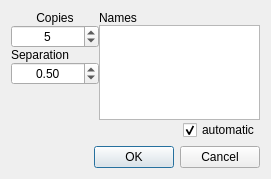
<?xml version="1.0" encoding="UTF-8"?>
<ui version="4.0">
 <class>Wizard</class>
 <widget class="QDialog" name="Wizard">
  <property name="windowModality">
   <enum>Qt::WindowModal</enum>
  </property>
  <property name="geometry">
   <rect>
    <x>0</x>
    <y>0</y>
    <width>271</width>
    <height>179</height>
   </rect>
  </property>
  <property name="sizePolicy">
   <sizepolicy hsizetype="Maximum" vsizetype="Maximum">
    <horstretch>0</horstretch>
    <verstretch>0</verstretch>
   </sizepolicy>
  </property>
  <property name="windowTitle">
   <string>Multiple copies</string>
  </property>
  <layout class="QVBoxLayout" name="verticalLayout_2">
   <item>
    <layout class="QHBoxLayout" name="horizontalLayout_2">
     <property name="spacing">
      <number>0</number>
     </property>
     <property name="rightMargin">
      <number>0</number>
     </property>
     <item>
      <layout class="QVBoxLayout" name="verticalLayout">
       <property name="spacing">
        <number>0</number>
       </property>
       <item>
        <widget class="QLabel" name="lbl_terms">
         <property name="sizePolicy">
          <sizepolicy hsizetype="Preferred" vsizetype="Fixed">
           <horstretch>0</horstretch>
           <verstretch>0</verstretch>
          </sizepolicy>
         </property>
         <property name="text">
          <string>Copies</string>
         </property>
         <property name="alignment">
          <set>Qt::AlignCenter</set>
         </property>
        </widget>
       </item>
       <item>
        <widget class="QSpinBox" name="sbx_copies">
         <property name="sizePolicy">
          <sizepolicy hsizetype="Expanding" vsizetype="Fixed">
           <horstretch>0</horstretch>
           <verstretch>0</verstretch>
          </sizepolicy>
         </property>
         <property name="alignment">
          <set>Qt::AlignCenter</set>
         </property>
         <property name="minimum">
          <number>1</number>
         </property>
         <property name="maximum">
          <number>99</number>
         </property>
         <property name="value">
          <number>5</number>
         </property>
        </widget>
       </item>
       <item>
        <widget class="QLabel" name="label">
         <property name="sizePolicy">
          <sizepolicy hsizetype="Preferred" vsizetype="Fixed">
           <horstretch>0</horstretch>
           <verstretch>0</verstretch>
          </sizepolicy>
         </property>
         <property name="text">
          <string>Separation</string>
         </property>
        </widget>
       </item>
       <item>
        <widget class="QDoubleSpinBox" name="sbx_separation">
         <property name="alignment">
          <set>Qt::AlignCenter</set>
         </property>
         <property name="keyboardTracking">
          <bool>false</bool>
         </property>
         <property name="minimum">
          <double>-1000000.000000000000000</double>
         </property>
         <property name="maximum">
          <double>1000000.000000000000000</double>
         </property>
         <property name="singleStep">
          <double>0.100000000000000</double>
         </property>
         <property name="value">
          <double>0.500000000000000</double>
         </property>
        </widget>
       </item>
       <item>
        <spacer name="verticalSpacer">
         <property name="orientation">
          <enum>Qt::Vertical</enum>
         </property>
         <property name="sizeHint" stdset="0">
          <size>
           <width>20</width>
           <height>40</height>
          </size>
         </property>
        </spacer>
       </item>
      </layout>
     </item>
     <item>
      <layout class="QVBoxLayout" name="verticalLayout_3">
       <property name="spacing">
        <number>0</number>
       </property>
       <property name="topMargin">
        <number>0</number>
       </property>
       <item>
        <layout class="QHBoxLayout" name="horizontalLayout_5">
         <item>
          <widget class="QLabel" name="lbl_term_labels">
           <property name="text">
            <string>Names</string>
           </property>
           <property name="alignment">
            <set>Qt::AlignLeading|Qt::AlignLeft|Qt::AlignVCenter</set>
           </property>
          </widget>
         </item>
        </layout>
       </item>
       <item>
        <widget class="QPlainTextEdit" name="ptx_terms">
         <property name="tabChangesFocus">
          <bool>true</bool>
         </property>
         <property name="lineWrapMode">
          <enum>QPlainTextEdit::NoWrap</enum>
         </property>
         <property name="readOnly">
          <bool>false</bool>
         </property>
        </widget>
       </item>
       <item>
        <layout class="QHBoxLayout" name="horizontalLayout_3">
         <property name="topMargin">
          <number>0</number>
         </property>
         <item>
          <spacer name="horizontalSpacer">
           <property name="orientation">
            <enum>Qt::Horizontal</enum>
           </property>
           <property name="sizeHint" stdset="0">
            <size>
             <width>40</width>
             <height>20</height>
            </size>
           </property>
          </spacer>
         </item>
         <item>
          <widget class="QCheckBox" name="chx_auto_generate">
           <property name="text">
            <string>automatic</string>
           </property>
           <property name="checked">
            <bool>true</bool>
           </property>
          </widget>
         </item>
        </layout>
       </item>
      </layout>
     </item>
    </layout>
   </item>
   <item>
    <widget class="QDialogButtonBox" name="buttonBox">
     <property name="orientation">
      <enum>Qt::Horizontal</enum>
     </property>
     <property name="standardButtons">
      <set>QDialogButtonBox::Cancel|QDialogButtonBox::Ok</set>
     </property>
    </widget>
   </item>
  </layout>
 </widget>
 <resources>
  <include location="qtfuzzylegacy.qrc"/>
 </resources>
 <connections>
  <connection>
   <sender>buttonBox</sender>
   <signal>accepted()</signal>
   <receiver>Wizard</receiver>
   <slot>accept()</slot>
   <hints>
    <hint type="sourcelabel">
     <x>248</x>
     <y>254</y>
    </hint>
    <hint type="destinationlabel">
     <x>157</x>
     <y>274</y>
    </hint>
   </hints>
  </connection>
  <connection>
   <sender>buttonBox</sender>
   <signal>rejected()</signal>
   <receiver>Wizard</receiver>
   <slot>reject()</slot>
   <hints>
    <hint type="sourcelabel">
     <x>316</x>
     <y>260</y>
    </hint>
    <hint type="destinationlabel">
     <x>286</x>
     <y>274</y>
    </hint>
   </hints>
  </connection>
 </connections>
</ui>
